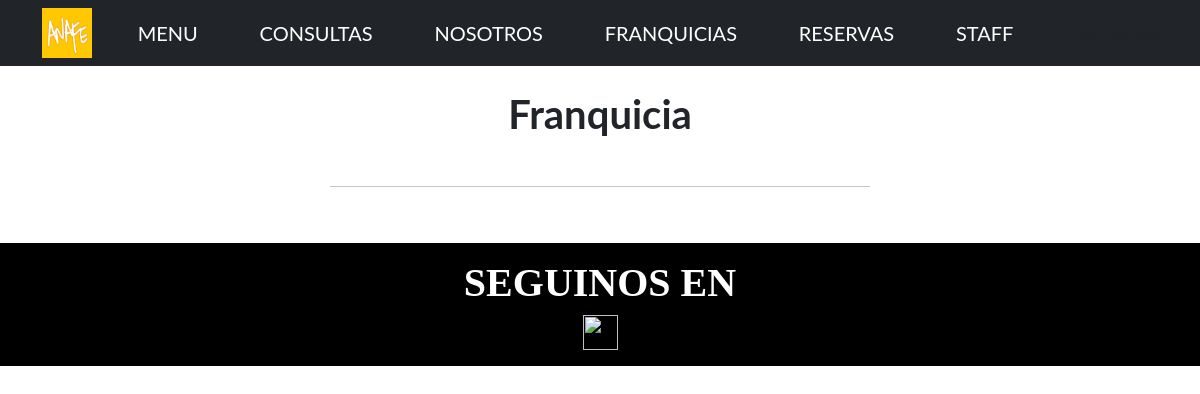
/App_Resto/franquicia-listar/, run on an earlier commit of the app's database.
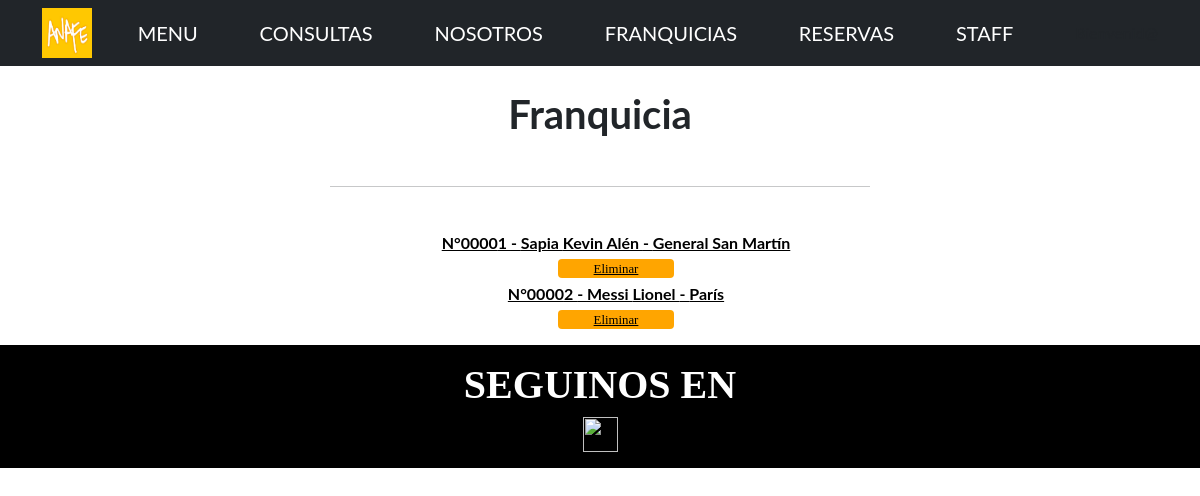
And on a later commit of the database.
### App_Resto/models.py (models this page shows, shortened)
class Franquicia(models.Model):
    nombre = models.CharField(max_length=50)
    apellido = models.CharField(max_length=50)
    email = models.EmailField()
    telefono = models.IntegerField()
    zona = models.CharField(max_length=200)
    class Meta():
        verbose_name = 'Franquicia'
        verbose_name_plural = 'Franquicias'

### App_Resto/views.py (the view)
# urls.py: path('franquicia-listar/', franquiciaListView.as_view(), name="FranquiciaListar"),
class franquiciaListView(ListView):
    model = Franquicia
    template_name = "franquicia-listar.html"

### App_Resto/templates/franquicia-listar.html (shortened to what this page needs)
{% extends 'padre.html' %}
{% load static %}
{% block bloqueQueCambia %}
<html>
        <head>
        </head>
        <body>
            <div>
                <br>
            <center><h1>Franquicia</h1></center>
                <br>
                <center><hr width="45%" color="black"  /></center>
                <br>
                <ul style="line-height: 0;">
                {% for franquicia in object_list %}
            <div><p style="line-height: 1">
                <center><a href= "{% url 'FranquiciaDetallar' franquicia.id %}"><spam style="font-weight: bold;">N°0000{{franquicia.id}} - {{franquicia.apellido}} {{franquicia.nombre}} - {{franquicia.zona}}</spam></a>
                </p>
                <button style="font-size: 80%; width: 10%; height: 3ch;" >
                    <a href="{% url 'FranquiciaEliminar' franquicia.id %}">Eliminar</a>
                </button>
            </div>
                {% endfor %}
                </ul>
        </body>
{% endblock bloqueQueCambia %}

What changed in the data, as far as the page shows it:
added Franquicia: id "1", apellido "Sapia", nombre "Kevin Alén", zona "General San Martín"
added Franquicia: id "2", apellido "Messi", nombre "Lionel", zona "París"
